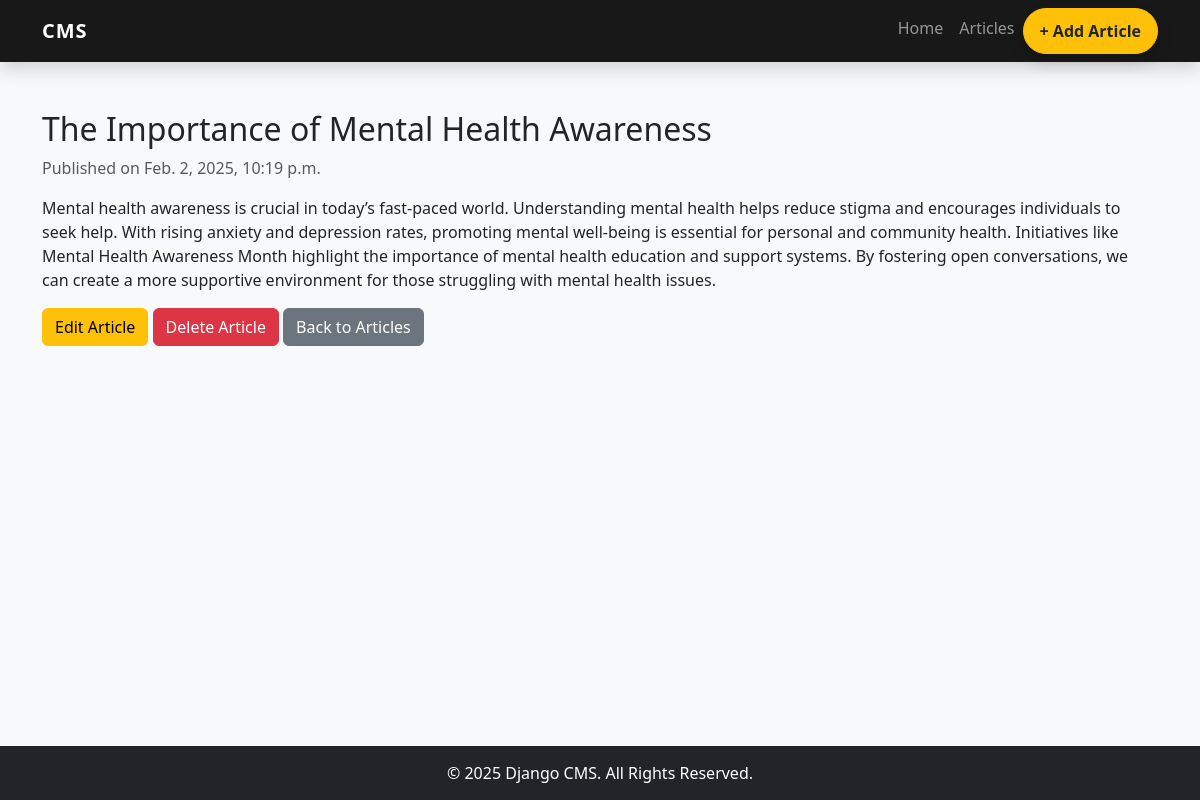
Page /article/3/ on the committed database.
### home/models.py (models this page shows, shortened)
class Article(models.Model):
    title = models.CharField(max_length=225)
    content = models.TextField()
    created_at = models.DateTimeField(default=timezone.now)  # Automatically set to now when created

### home/views.py (the view)
# urls.py: path('article/<int:article_id>/', views.article_detail, name='article_detail'),  # URL for article details
def article_detail(request, article_id):
    article = get_object_or_404(Article, id=article_id)  # Get the article by its ID or return a 404 error
    return render(request, 'article_detail.html', {'article': article})

### templates/article_detail.html (shortened to what this page needs)
{% extends 'base.html' %}
{% block content %}
<h2>{{ article.title }}</h2>
<p class="text-muted">Published on {{ article.created_at }}</p>
<p>{{ article.content }}</p>
<a href="{% url 'article_update' article.id %}" class="btn btn-warning">Edit Article</a>
<a href="{% url 'article_delete' article.id %}" class="btn btn-danger">Delete Article</a>
<a href="{% url 'article_list' %}" class="btn btn-secondary">Back to Articles</a>
{% endblock %}

### templates/base.html (style rules this page uses)
body { display: flex; flex-direction: column; min-height: 100vh; background-color: #f8f9fa; }

### rows in the picture
Article: title "The Importance of Mental Health Awareness", created_at "Feb. 2, 2025, 10:19 p.m.", content "Mental health awareness is crucial in today’s fast-paced world. Understanding mental health helps reduce stigma and encourages individuals to seek help. With rising anxiety and depression rates, promoting mental well-being is essential for personal and community health. Initiatives like Mental Health Awareness Month highlight the importance of mental health education and support systems. By fostering open conversations, we can create a more supportive environment for those struggling with mental health issues."
